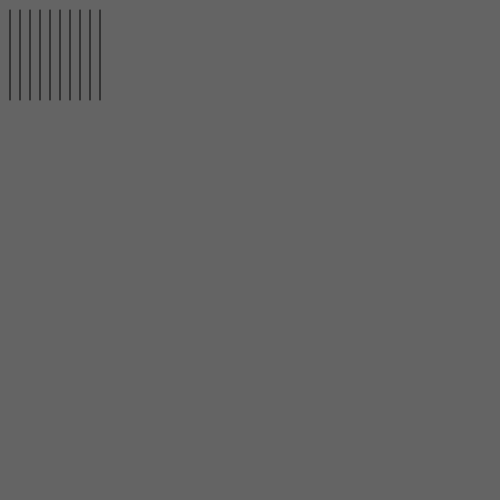
Frame 1 (no input)
Frame 60 (no input): identical to frame 1, image omitted
Frame 120 (the mouse pressed at the canvas centre since frame 60): identical to frame 1, image omitted

The p5.js sketch that drew this single still picture (run headless with seeded random() and noise() and a simulated clock; from frame 60 on, the mouse is pressed at the canvas centre):

// p5.js sketch
// ── sketch.js

var lineX1 = 10;
var lineY1 = 10;
var lineX2 = 10;
var lineY2 = 100;

function setup(){
	createCanvas(500,500)
}

function draw(){
	background(100)
	lineX1 = 10;


	for(var i = 0; i < 10; i++){
		line(lineX1,lineY1,lineX1, lineY2);
		lineX1 = lineX1 + 10;
	}
}
